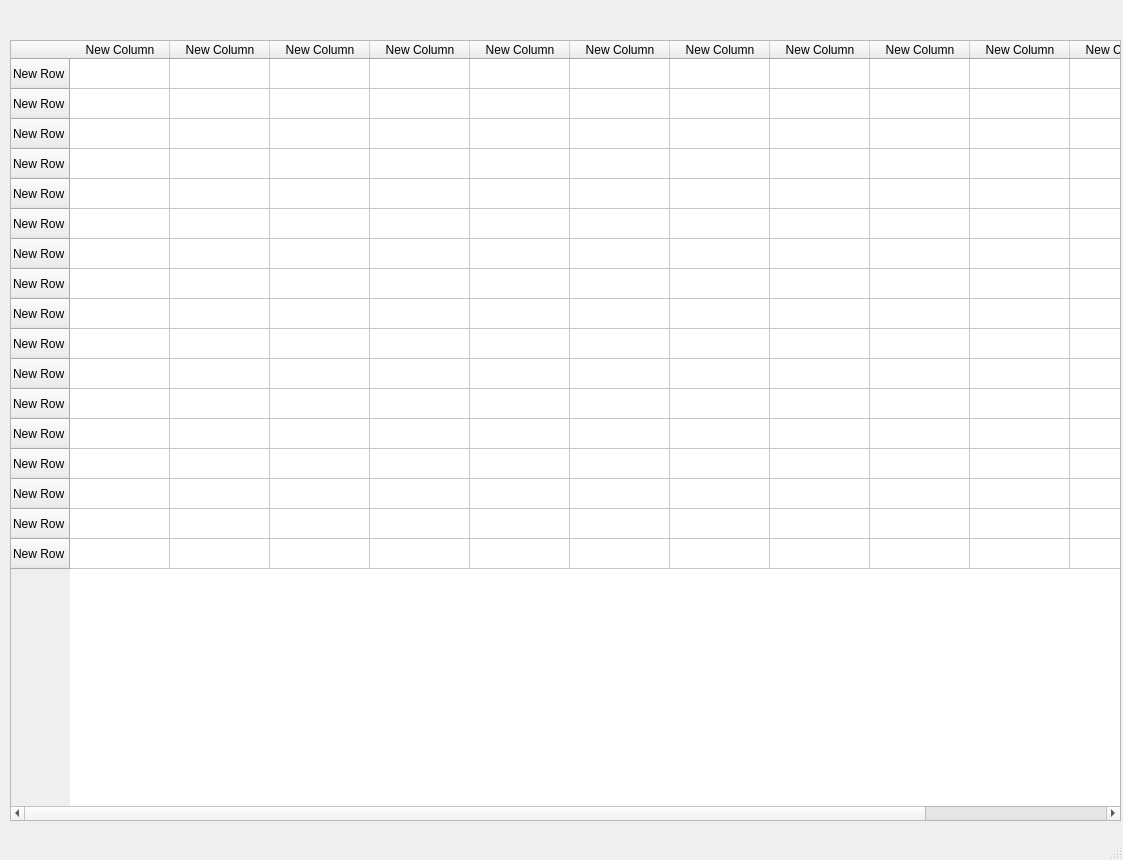
<?xml version="1.0" encoding="UTF-8"?>
<ui version="4.0">
 <class>MainWindow</class>
 <widget class="QMainWindow" name="MainWindow">
  <property name="geometry">
   <rect>
    <x>0</x>
    <y>0</y>
    <width>1123</width>
    <height>860</height>
   </rect>
  </property>
  <property name="windowTitle">
   <string>MainWindow</string>
  </property>
  <widget class="QWidget" name="centralwidget">
   <widget class="QTableWidget" name="tableWidget">
    <property name="geometry">
     <rect>
      <x>10</x>
      <y>40</y>
      <width>1111</width>
      <height>781</height>
     </rect>
    </property>
    <row>
     <property name="text">
      <string>New Row</string>
     </property>
    </row>
    <row>
     <property name="text">
      <string>New Row</string>
     </property>
    </row>
    <row>
     <property name="text">
      <string>New Row</string>
     </property>
    </row>
    <row>
     <property name="text">
      <string>New Row</string>
     </property>
    </row>
    <row>
     <property name="text">
      <string>New Row</string>
     </property>
    </row>
    <row>
     <property name="text">
      <string>New Row</string>
     </property>
    </row>
    <row>
     <property name="text">
      <string>New Row</string>
     </property>
    </row>
    <row>
     <property name="text">
      <string>New Row</string>
     </property>
    </row>
    <row>
     <property name="text">
      <string>New Row</string>
     </property>
    </row>
    <row>
     <property name="text">
      <string>New Row</string>
     </property>
    </row>
    <row>
     <property name="text">
      <string>New Row</string>
     </property>
    </row>
    <row>
     <property name="text">
      <string>New Row</string>
     </property>
    </row>
    <row>
     <property name="text">
      <string>New Row</string>
     </property>
    </row>
    <row>
     <property name="text">
      <string>New Row</string>
     </property>
    </row>
    <row>
     <property name="text">
      <string>New Row</string>
     </property>
    </row>
    <row>
     <property name="text">
      <string>New Row</string>
     </property>
    </row>
    <row>
     <property name="text">
      <string>New Row</string>
     </property>
    </row>
    <column>
     <property name="text">
      <string>New Column</string>
     </property>
    </column>
    <column>
     <property name="text">
      <string>New Column</string>
     </property>
    </column>
    <column>
     <property name="text">
      <string>New Column</string>
     </property>
    </column>
    <column>
     <property name="text">
      <string>New Column</string>
     </property>
    </column>
    <column>
     <property name="text">
      <string>New Column</string>
     </property>
    </column>
    <column>
     <property name="text">
      <string>New Column</string>
     </property>
    </column>
    <column>
     <property name="text">
      <string>New Column</string>
     </property>
    </column>
    <column>
     <property name="text">
      <string>New Column</string>
     </property>
    </column>
    <column>
     <property name="text">
      <string>New Column</string>
     </property>
    </column>
    <column>
     <property name="text">
      <string>New Column</string>
     </property>
    </column>
    <column>
     <property name="text">
      <string>New Column</string>
     </property>
    </column>
    <column>
     <property name="text">
      <string>New Column</string>
     </property>
    </column>
   </widget>
  </widget>
  <widget class="QMenuBar" name="menubar">
   <property name="geometry">
    <rect>
     <x>0</x>
     <y>0</y>
     <width>1123</width>
     <height>26</height>
    </rect>
   </property>
  </widget>
  <widget class="QStatusBar" name="statusbar"/>
 </widget>
 <resources/>
 <connections/>
</ui>
